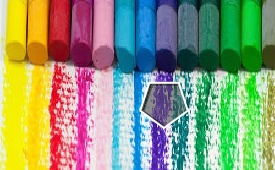
#> input picture back.jpeg, 275 x 170 px
$ python match_photo.py
#> lines starting #> are read from the running program, lines starting #| are printed output that depends on the picture; after the words box and inside, x2 and y2 are one past the last pixel; in counts of white or black regions, pixels touching at a corner belong together
import cv2
import numpy as np


class PuzzleMatch:
    def __init__(self):
        super(self)

    @staticmethod
    def watershed_fn(filepath):
        # 读取灰度图像
#> called with filepath = 'back.jpeg'
        img = cv2.imread(filepath, cv2.IMREAD_GRAYSCALE)
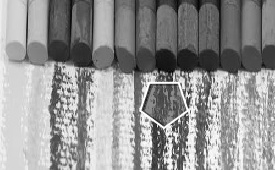
#> img: shape (170, 275); min 2, max 255, mean 147.5

        # 找到最亮的点
        min_val, max_val, min_loc, max_loc = cv2.minMaxLoc(img)
#> min_val = 2; max_val = 255; min_loc = (198, 0); max_loc = (150, 82)

        # 定义一个亮度范围，例如，以最亮点的亮度为中心，定义一个范围
        brightness_range = 10
        lower_bound = max_val - brightness_range
#> lower_bound = 245
        upper_bound = max_val + brightness_range
#> upper_bound = 265

        # 创建一个二进制图像，其中位于亮度范围内的像素值为255，其他为0
        mask = cv2.inRange(img, lower_bound, upper_bound)
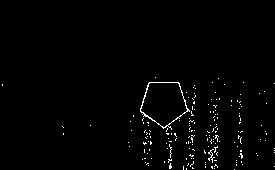
#> mask: shape (170, 275); 1.4% white in thin lines or dots, all inside (x1, y1, x2, y2) = (2, 77, 275, 170)

        # 找到符合条件的像素的坐标
        bright_pixels = np.column_stack(np.where(mask > 0))
#> bright_pixels = 646 pairs, first value 77 to 169, second value 2 to 274

        # 在原始图像上标记符合条件的点为绿色
        img_colored = cv2.cvtColor(img, cv2.COLOR_GRAY2BGR)
        for pixel in bright_pixels:
            cv2.circle(img_colored, tuple(pixel[::-1]), 1, (0, 255, 0), -1)
#> this loop made 646 passes
#> pixel on passes 1 to 3: [77, 155], [78, 218], [82, 149]
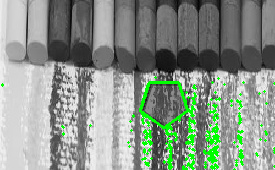
#> img_colored: shape (170, 275, 3); mean B, G, R 137.8, 149, 137.8

        # 在最亮的点处画一个红色的圆
        cv2.circle(img_colored, max_loc, 1, (0, 0, 255), -1)
#> img_colored: shape (170, 275, 3); 0.01% of pixels changed, all inside (x1, y1, x2, y2) = (149, 81, 152, 84)

        # 创建一个黑色图像，与原始图像大小相同
        black_img = np.zeros_like(img_colored)

        # 将红色和绿色的像素复制到黑色图像
        black_img[(img_colored == [0, 255, 0]).all(axis=-1) | (img_colored == [0, 0, 255]).all(axis=-1)] = img_colored[
            (img_colored == [0, 255, 0]).all(axis=-1) | (img_colored == [0, 0, 255]).all(axis=-1)]
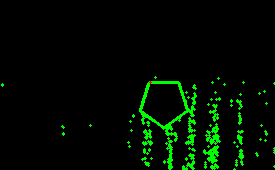
#> black_img: shape (170, 275, 3); mean B, G, R 0, 11.1, 0

        return black_img


def find_most_probable_shape(black_img):
    # 将黑白图像转换为灰度图像
    gray_img = cv2.cvtColor(black_img, cv2.COLOR_BGR2GRAY)
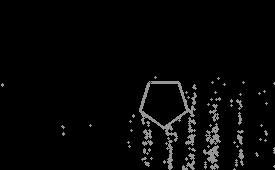
#> gray_img: shape (170, 275); min 0, max 150, mean 6.6

    # 使用阈值处理将图像转换为二进制图像
    _, thresh = cv2.threshold(gray_img, 1, 255, cv2.THRESH_BINARY)
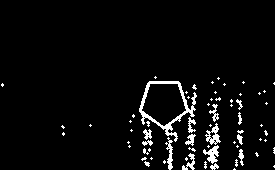
#> thresh: shape (170, 275); 4.4% white in thin lines or dots, all inside (x1, y1, x2, y2) = (1, 76, 275, 170)

    # 查找图像中的轮廓
    contours, _ = cv2.findContours(thresh, cv2.RETR_EXTERNAL, cv2.CHAIN_APPROX_SIMPLE)
#> contours = 67 contours, 54 with area under 20; largest, box (x1, y1, x2, y2) and area: (139, 81, 197, 142) 1799, (205, 123, 221, 145) 152, (203, 145, 219, 164) 118, (165, 137, 173, 170) 84, (182, 153, 195, 170) 60

    # 初始化最大轮廓和最大轮廓面积
    max_contour = None
    max_area = 0

    # 遍历所有轮廓
    for contour in contours:
        # 计算轮廓的面积
        area = cv2.contourArea(contour)

        # 更新最大轮廓和最大面积
        if area > max_area:
            max_area = area
            max_contour = contour
#> this loop made 67 passes
#> (area, max_area) on passes 3, 11, 19, 39, 65: (25.5, 25.5), (60.5, 60.5), (118, 118), (152, 152), (1799, 1799)
#> area on passes 13, 24, 27, 28, 29, 33: 35.5, 26.5, 83.5, 25.5, 48.5, 42
#> after the loop, max_area = 1799; max_contour = contour of 154 points, box (x1, y1, x2, y2) (139, 81, 197, 142), area 1799

    # 在原始图像上绘制最大轮廓
    result_img = cv2.drawContours(black_img.copy(), [max_contour], -1, (255, 0, 0), 2)

    return result_img


if __name__ == "__main__":
    img = PuzzleMatch.watershed_fn('back.jpeg')
    rest_img = find_most_probable_shape(img)
    # 显示结果
    cv2.imshow("Result", rest_img)
    cv2.waitKey(0)
    cv2.destroyAllWindows()
